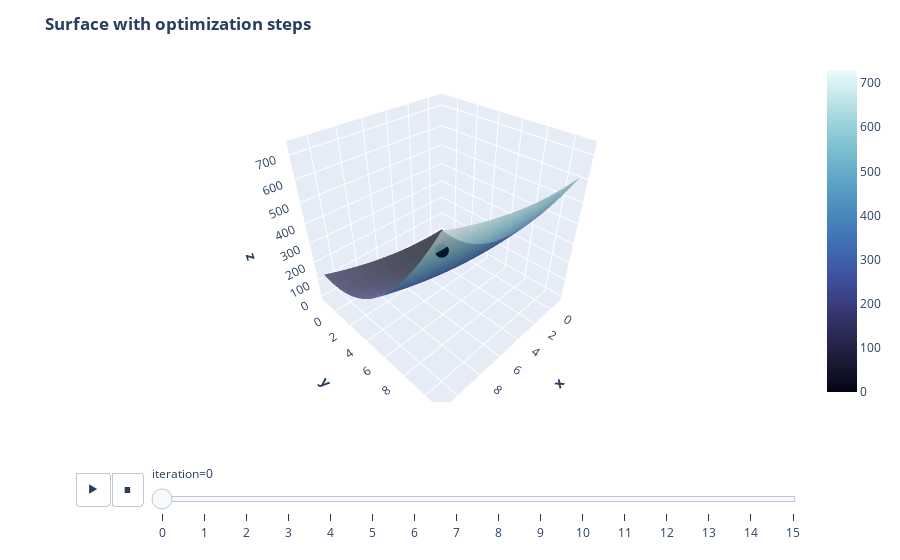

The notebook cell saved with this chart:
### Code cell
fig = animated_surface(paraboloid_simple, history)
fig

### Figure 1 — Plotly figure (JSON) as saved in the notebook; plotly's stock layout.template omitted (floating-point values rounded to 4 significant figures; data arrays with more than 128 entries replaced by an {"elided": "..."} marker saying what was removed)
{"data": [{"colorscale": [[0, "rgb(3, 5, 18)"], [0.09091, "rgb(25, 25, 51)"], [0.1818, "rgb(44, 42, 87)"], [0.2727, "rgb(58, 60, 125)"], [0.3636, "rgb(62, 83, 160)"], [0.4545, "rgb(62, 109, 178)"], [0.5455, "rgb(72, 134, 187)"], [0.6364, "rgb(89, 159, 196)"], [0.7273, "rgb(114, 184, 205)"], [0.8182, "rgb(149, 207, 216)"], [0.9091, "rgb(192, 229, 232)"], [1, "rgb(234, 252, 253)"]], "name": "f(x, y)", "opacity": 0.75, "type": "surface", "x": [-1.0, -0.8788, -0.7576, -0.6364, -0.5152, -0.3939, -0.2727, -0.1515, -0.0303, 0.09091, 0.2121, 0.3333, 0.4545, 0.5758, 0.697, 0.8182, 0.9394, 1.061, 1.182, 1.303, 1.424, 1.545, 1.667, 1.788, 1.909, 2.03, 2.152, 2.273, 2.394, 2.515, 2.636, 2.758, 2.879, 3.0, 3.121, 3.242, 3.364, 3.485, 3.606, 3.727, 3.848, 3.97, 4.091, 4.212, 4.333, 4.455, 4.576, 4.697, 4.818, 4.939, 5.061, 5.182, 5.303, 5.424, 5.545, 5.667, 5.788, 5.909, 6.03, 6.152, 6.273, 6.394, 6.515, 6.636, 6.758, 6.879, 7.0, 7.121, 7.242, 7.364, 7.485, 7.606, 7.727, 7.848, 7.97, 8.091, 8.212, 8.333, 8.455, 8.576, 8.697, 8.818, 8.939, 9.061, 9.182, 9.303, 9.424, 9.545, 9.667, 9.788, 9.909, 10.03, 10.15, 10.27, 10.39, 10.52, 10.64, 10.76, 10.88, 11.0], "y": [-1.349, -1.224, -1.099, -0.974, -0.849, -0.7239, -0.5988, -0.4738, -0.3487, -0.2237, -0.09861, 0.02646, 0.1515, 0.2766, 0.4016, 0.5267, 0.6518, 0.7768, 0.9019, 1.027, 1.152, 1.277, 1.402, 1.527, 1.652, 1.777, 1.902, 2.027, 2.152, 2.278, 2.403, 2.528, 2.653, 2.778, 2.903, 3.028, 3.153, 3.278, 3.403, 3.528, 3.653, 3.778, 3.903, 4.028, 4.153, 4.278, 4.404, 4.529, 4.654, 4.779, 4.904, 5.029, 5.154, 5.279, 5.404, 5.529, 5.654, 5.779, 5.904, 6.029, 6.154, 6.279, 6.405, 6.53, 6.655, 6.78, 6.905, 7.03, 7.155, 7.28, 7.405, 7.53, 7.655, 7.78, 7.905, 8.03, 8.155, 8.28, 8.405, 8.531, 8.656, 8.781, 8.906, 9.031, 9.156, 9.281, 9.406, 9.531, 9.656, 9.781, 9.906, 10.03, 10.16, 10.28, 10.41, 10.53, 10.66, 10.78, 10.91, 11.03], "z": {"elided": "100x100 float values"}}, {"marker": {"color": "rgb(1, 23, 47)", "size": 5}, "mode": "markers", "showlegend": false, "type": "scatter3d", "x": [10], "y": [10], "z": [600]}, {"marker": {"color": "rgb(1, 23, 47)", "size": 5}, "mode": "markers", "showlegend": false, "type": "scatter3d", "x": [10], "y": [10], "z": [600]}], "layout": {"legend": {"tracegroupgap": 0}, "margin": {"t": 60}, "scene": {"domain": {"x": [0, 1], "y": [0, 1]}, "xaxis": {"title": {"text": "<b>x</b>"}}, "yaxis": {"title": {"text": "<b>y</b>"}}, "zaxis": {"title": {"text": "<b>z</b>"}}}, "sliders": [{"active": 0, "currentvalue": {"prefix": "iteration="}, "len": 0.9, "pad": {"b": 10, "t": 60}, "steps": [{"args": [["0"], {"frame": {"duration": 0, "redraw": true}, "fromcurrent": true, "mode": "immediate", "transition": {"duration": 0, "easing": "linear"}}], "label": "0", "method": "animate"}, {"args": [["1"], {"frame": {"duration": 0, "redraw": true}, "fromcurrent": true, "mode": "immediate", "transition": {"duration": 0, "easing": "linear"}}], "label": "1", "method": "animate"}, {"args": [["2"], {"frame": {"duration": 0, "redraw": true}, "fromcurrent": true, "mode": "immediate", "transition": {"duration": 0, "easing": "linear"}}], "label": "2", "method": "animate"}, {"args": [["3"], {"frame": {"duration": 0, "redraw": true}, "fromcurrent": true, "mode": "immediate", "transition": {"duration": 0, "easing": "linear"}}], "label": "3", "method": "animate"}, {"args": [["4"], {"frame": {"duration": 0, "redraw": true}, "fromcurrent": true, "mode": "immediate", "transition": {"duration": 0, "easing": "linear"}}], "label": "4", "method": "animate"}, {"args": [["5"], {"frame": {"duration": 0, "redraw": true}, "fromcurrent": true, "mode": "immediate", "transition": {"duration": 0, "easing": "linear"}}], "label": "5", "method": "animate"}, {"args": [["6"], {"frame": {"duration": 0, "redraw": true}, "fromcurrent": true, "mode": "immediate", "transition": {"duration": 0, "easing": "linear"}}], "label": "6", "method": "animate"}, {"args": [["7"], {"frame": {"duration": 0, "redraw": true}, "fromcurrent": true, "mode": "immediate", "transition": {"duration": 0, "easing": "linear"}}], "label": "7", "method": "animate"}, {"args": [["8"], {"frame": {"duration": 0, "redraw": true}, "fromcurrent": true, "mode": "immediate", "transition": {"duration": 0, "easing": "linear"}}], "label": "8", "method": "animate"}, {"args": [["9"], {"frame": {"duration": 0, "redraw": true}, "fromcurrent": true, "mode": "immediate", "transition": {"duration": 0, "easing": "linear"}}], "label": "9", "method": "animate"}, {"args": [["10"], {"frame": {"duration": 0, "redraw": true}, "fromcurrent": true, "mode": "immediate", "transition": {"duration": 0, "easing": "linear"}}], "label": "10", "method": "animate"}, {"args": [["11"], {"frame": {"duration": 0, "redraw": true}, "fromcurrent": true, "mode": "immediate", "transition": {"duration": 0, "easing": "linear"}}], "label": "11", "method": "animate"}, {"args": [["12"], {"frame": {"duration": 0, "redraw": true}, "fromcurrent": true, "mode": "immediate", "transition": {"duration": 0, "easing": "linear"}}], "label": "12", "method": "animate"}, {"args": [["13"], {"frame": {"duration": 0, "redraw": true}, "fromcurrent": true, "mode": "immediate", "transition": {"duration": 0, "easing": "linear"}}], "label": "13", "method": "animate"}, {"args": [["14"], {"frame": {"duration": 0, "redraw": true}, "fromcurrent": true, "mode": "immediate", "transition": {"duration": 0, "easing": "linear"}}], "label": "14", "method": "animate"}, {"args": [["15"], {"frame": {"duration": 0, "redraw": true}, "fromcurrent": true, "mode": "immediate", "transition": {"duration": 0, "easing": "linear"}}], "label": "15", "method": "animate"}], "x": 0.1, "xanchor": "left", "y": 0, "yanchor": "top"}], "title": {"text": "<b>Surface with optimization steps</b>"}, "updatemenus": [{"buttons": [{"args": [null, {"frame": {"duration": 500, "redraw": true}, "fromcurrent": true, "mode": "immediate", "transition": {"duration": 500, "easing": "linear"}}], "label": "&#9654;", "method": "animate"}, {"args": [[null], {"frame": {"duration": 0, "redraw": true}, "fromcurrent": true, "mode": "immediate", "transition": {"duration": 0, "easing": "linear"}}], "label": "&#9724;", "method": "animate"}], "direction": "left", "pad": {"r": 10, "t": 70}, "showactive": false, "type": "buttons", "x": 0.1, "xanchor": "right", "y": 0, "yanchor": "top"}]}}
